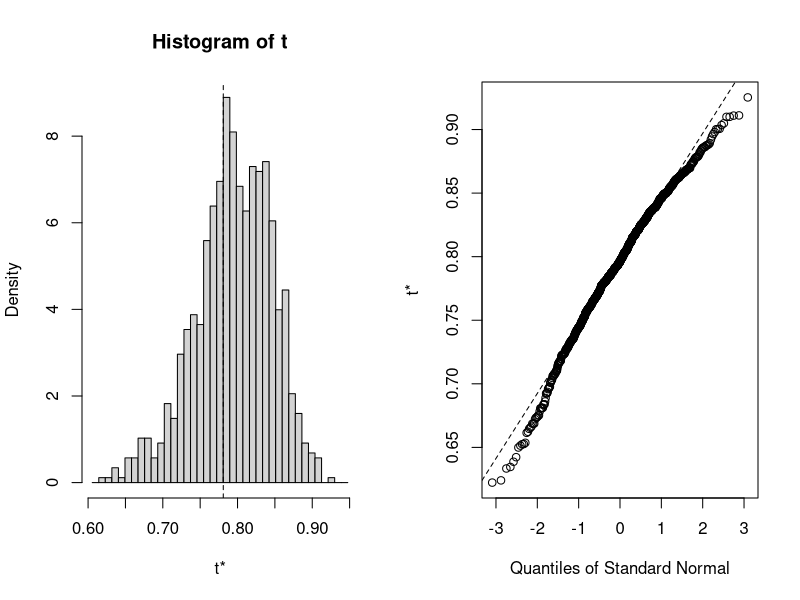
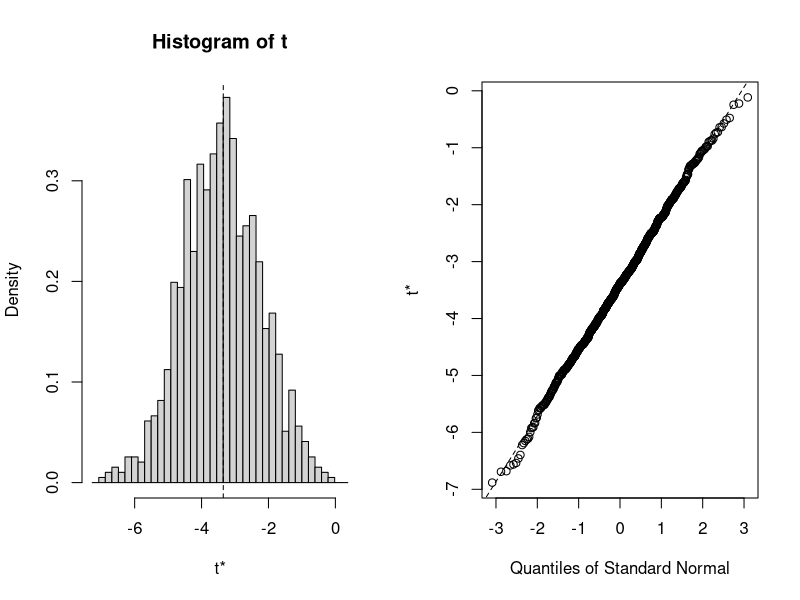

Here is the R script that generated these plots, in order:
#
# R in action (2 ed.)
#

#
# Bootstrapping
#

library(boot)

#
# 1. Bootstrapping a single statistic
#

rsq <- function(formula, data, indices) {
  d <- data[indices,]
  fit <- lm(formula, data=d)
  return(summary(fit)$r.square)
} 

set.seed(1234)
results <- boot(data = mtcars, statistic = rsq,
                R = 1000, formula = mpg ~ wt + disp)
results
plot(results)

boot.ci(results, type=c("perc", "bca"))

#
# 2.  Bootstrapping several statistics
#
  
bs <- function(formula, data, indices) {                
  d <- data[indices,]
  fit <- lm(formula, data=d)
  return(coef(fit))                                    
}

set.seed(1234)
results <- boot(data=mtcars, statistic=bs,
                R=1000, formula=mpg~wt+disp)
print(results)
plot(results, index=2)
boot.ci(results, type="bca", index=2)
boot.ci(results, type="bca", index=3)
